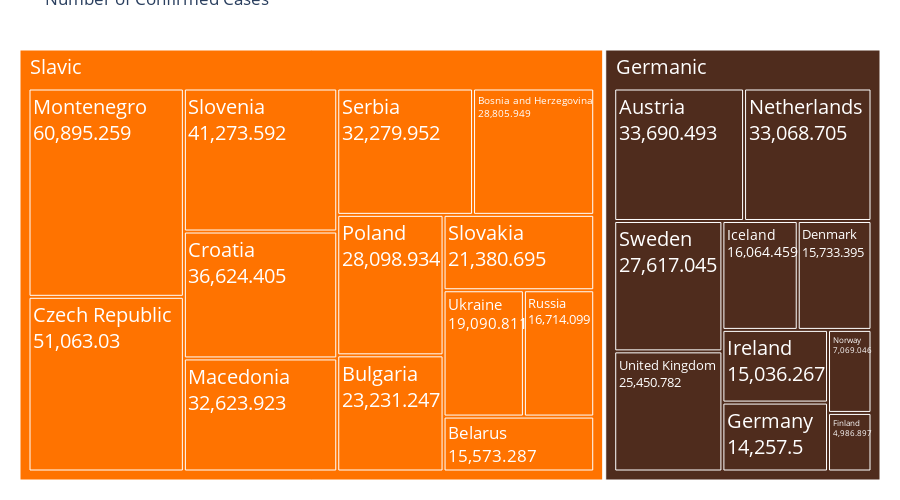

Write notebook code for a chart like this one.
### Code cell
fig = make_subplots(rows=2, cols=2, start_cell="top-left")

fig = px.treemap(covid_europe_gs.sort_values(by='new_cases_per_million', ascending=False).reset_index(drop=True), 
                 path=['family_tree_label','location'], values="new_cases_per_million", height=500,
                 title='Number of Confirmed Cases',
                 color='family_tree_label',
                 color_discrete_map={'Germanic':'4f2c1d', 'Slavic':'FF7300'})

fig.data[0].textinfo = 'label+text+value'
fig.update_layout(margin=dict(t=10, b=10, r=10, l=10))
fig.update_traces(textfont=dict(
        size=20,
        color="white"
    ))

fig

### Figure 1 — Plotly figure (JSON) as saved in the notebook; plotly's stock layout.template omitted (floating-point values rounded to 4 significant figures)
{"data": [{"branchvalues": "total", "customdata": [["Germanic"], ["Slavic"], ["Slavic"], ["Slavic"], ["Germanic"], ["Slavic"], ["Germanic"], ["Slavic"], ["Slavic"], ["Slavic"], ["Slavic"], ["Slavic"], ["Germanic"], ["Slavic"], ["Germanic"], ["Slavic"], ["Germanic"], ["Germanic"], ["Germanic"], ["Germanic"], ["Germanic"], ["Slavic"], ["Slavic"], ["Germanic"], ["Slavic"]], "domain": {"x": [0, 1], "y": [0, 1]}, "hovertemplate": "family_tree_label=%{customdata[0]}<br>labels=%{label}<br>new_cases_per_million=%{value}<br>parent=%{parent}<br>id=%{id}<extra></extra>", "ids": ["Germanic/Austria", "Slavic/Belarus", "Slavic/Bosnia and Herzegovina", "Slavic/Bulgaria", "Germanic/United Kingdom", "Slavic/Ukraine", "Germanic/Sweden", "Slavic/Slovenia", "Slavic/Slovakia", "Slavic/Serbia", "Slavic/Russia", "Slavic/Poland", "Germanic/Norway", "Slavic/Montenegro", "Germanic", "Slavic/Macedonia", "Germanic/Ireland", "Germanic/Iceland", "Germanic/Germany", "Germanic/Finland", "Germanic/Denmark", "Slavic/Czech Republic", "Slavic/Croatia", "Germanic/Netherlands", "Slavic"], "labels": ["Austria", "Belarus", "Bosnia and Herzegovina", "Bulgaria", "United Kingdom", "Ukraine", "Sweden", "Slovenia", "Slovakia", "Serbia", "Russia", "Poland", "Norway", "Montenegro", "Germanic", "Macedonia", "Ireland", "Iceland", "Germany", "Finland", "Denmark", "Czech Republic", "Croatia", "Netherlands", "Slavic"], "marker": {"colors": ["4f2c1d", "FF7300", "FF7300", "FF7300", "4f2c1d", "FF7300", "4f2c1d", "FF7300", "FF7300", "FF7300", "FF7300", "FF7300", "4f2c1d", "FF7300", "4f2c1d", "FF7300", "4f2c1d", "4f2c1d", "4f2c1d", "4f2c1d", "4f2c1d", "FF7300", "FF7300", "4f2c1d", "FF7300"]}, "name": "", "parents": ["Germanic", "Slavic", "Slavic", "Slavic", "Germanic", "Slavic", "Germanic", "Slavic", "Slavic", "Slavic", "Slavic", "Slavic", "Germanic", "Slavic", "", "Slavic", "Germanic", "Germanic", "Germanic", "Germanic", "Germanic", "Slavic", "Slavic", "Germanic", ""], "textfont": {"color": "white", "size": 20}, "textinfo": "label+text+value", "type": "treemap", "values": [33690.0, 15570.0, 28810.0, 23230.0, 25450.0, 19090.0, 27620.0, 41270.0, 21380.0, 32280.0, 16710.0, 28100.0, 7069.0, 60900.0, 193000.0, 32620.0, 15040.0, 16060.0, 14260.0, 4987.0, 15730.0, 51060.0, 36620.0, 33070.0, 407700.0]}], "layout": {"height": 500, "legend": {"tracegroupgap": 0}, "margin": {"b": 10, "l": 10, "r": 10, "t": 10}, "title": {"text": "Number of Confirmed Cases"}}}
